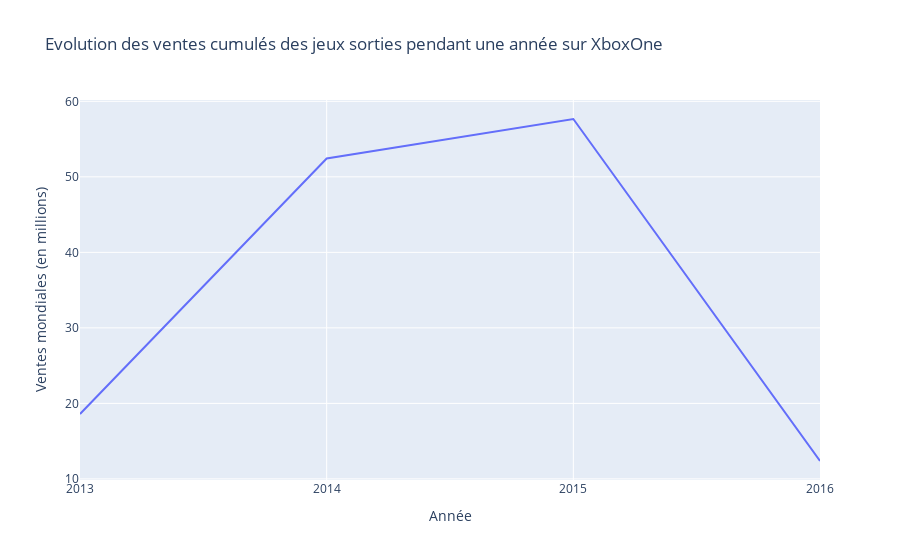

The cell this chart's notebook holds for it:
### Code cell
def sales_evolution_platform(platform) :
    data_platform = data_sales.loc[data_sales["platform"] == platform]
    data_mean = data_platform.groupby(data_platform['Year']).sum()

    evolution_per_year = data_mean

    return evolution_per_year

platform = "XboxOne"
evolution_per_year = sales_evolution_platform(platform)
px.line(evolution_per_year, y="Global_Sales", title="Evolution des ventes cumulés des jeux sorties pendant une année sur " + platform, labels={
                         "Global_Sales": "Ventes mondiales (en millions)",
                         "Year": "Année",
                     },)

### Figure 1 — Plotly figure (JSON) as saved in the notebook; plotly's stock layout.template omitted (floating-point values rounded to 4 significant figures)
{"data": [{"hovertemplate": "Année=%{x}<br>Ventes mondiales (en millions)=%{y}<extra></extra>", "legendgroup": "", "line": {"color": "#636efa", "dash": "solid"}, "marker": {"symbol": "circle"}, "mode": "lines", "name": "", "orientation": "v", "showlegend": false, "type": "scatter", "x": ["2013", "2014", "2015", "2016"], "xaxis": "x", "y": [18.6, 52.43, 57.66, 12.37], "yaxis": "y"}], "layout": {"legend": {"tracegroupgap": 0}, "title": {"text": "Evolution des ventes cumulés des jeux sorties pendant une année sur XboxOne"}, "xaxis": {"anchor": "y", "domain": [0, 1], "title": {"text": "Année"}}, "yaxis": {"anchor": "x", "domain": [0, 1], "title": {"text": "Ventes mondiales (en millions)"}}}}
